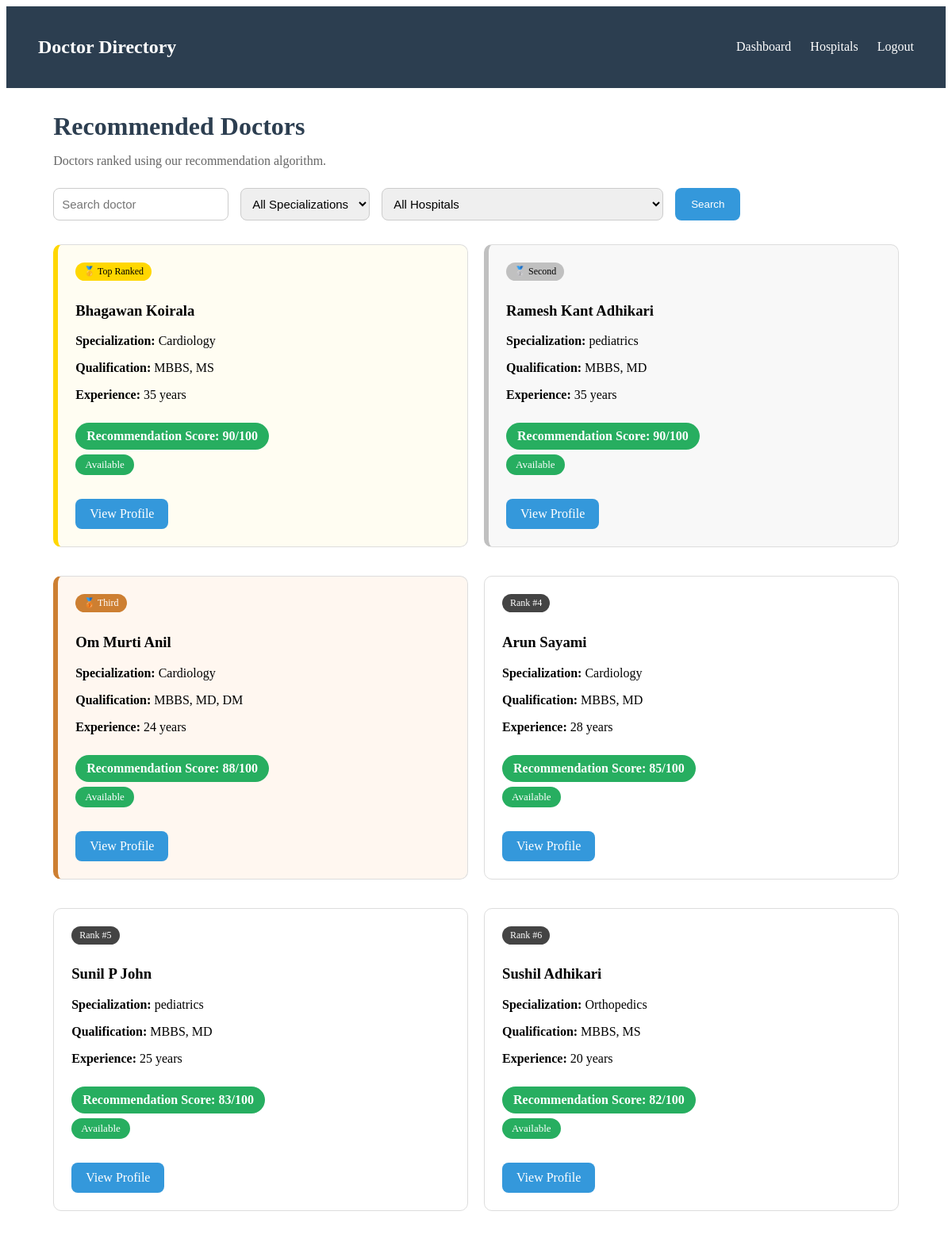
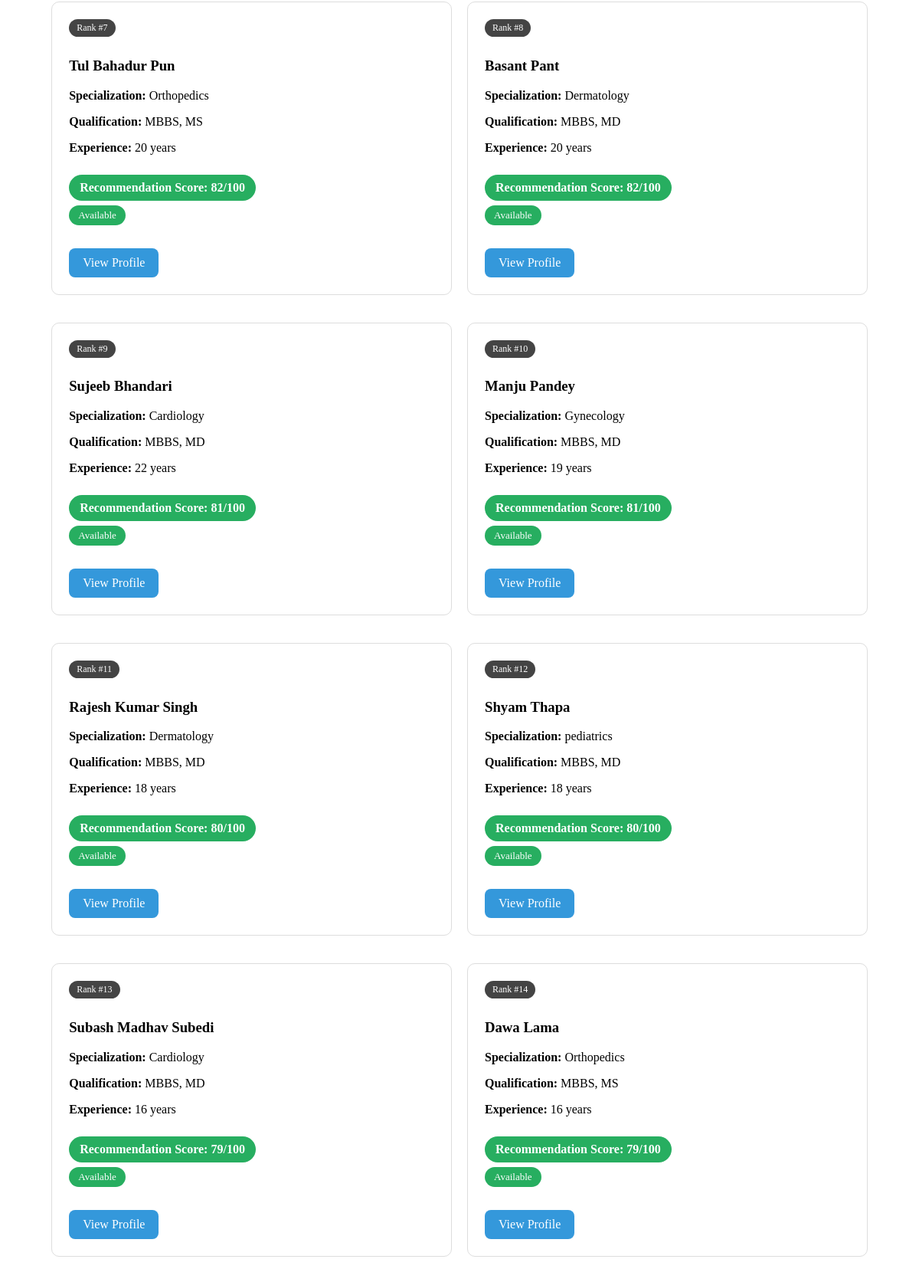
The app's page /doctors/ (upper part) with its own data (2 pictures, top to bottom).
### doctors/models.py (models this page shows, shortened)
class Doctor(models.Model):
    doctor_id = models.AutoField(primary_key=True)
    user = models.OneToOneField(User, on_delete=models.CASCADE, null=True, blank=True)
    name = models.CharField(max_length=100)
    qualification = models.CharField(max_length=100)
    specialization = models.CharField(max_length=100)
    experience_years = models.PositiveIntegerField(default=0)
    hospital = models.ForeignKey('hospitals.Hospital', on_delete=models.CASCADE, null=True, blank=True)
    department = models.ForeignKey('hospitals.Department', on_delete=models.CASCADE, null=True, blank=True)
    email = models.EmailField(unique=True)
    fees = models.DecimalField(max_digits=8, decimal_places=2)
    phone = models.CharField(max_length=13)
    a_status = models.BooleanField(default=True)

### doctors/views.py (the view)
# urls.py: path('', views.doctor_list, name='doctor_list'),
def doctor_list(request):
    mode = request.GET.get("mode", "browse")
    hospital_id = request.GET.get("hospital")
    department_id = request.GET.get("department")
    available = request.GET.get("available")
    search = request.GET.get("search")
    specialization = request.GET.get("specialization")
    doctors = Doctor.objects.all()
    if search:
        doctors = doctors.filter(name__icontains=search)
    if specialization:
        doctors = doctors.filter(specialization=specialization)
    if hospital_id:
        doctors = doctors.filter(hospital_id=hospital_id)
    if department_id:
        doctors = doctors.filter(department_id=department_id)
    ranked = []
    for doctor in doctors:
        score, breakdown = calculate_score_with_breakdown(doctor)
        ranked.append({
            "doctor": doctor,
            "score": score,
            "breakdown": breakdown
        })
    ranked.sort(key=lambda x: x["score"], reverse=True)
    for i, item in enumerate(ranked, start=1):
        item["rank"] = i
    specializations = (
    Doctor.objects
    .values_list("specialization", flat=True)
    .distinct()
)
    hospitals = Hospital.objects.all()
    return render(request, "doctors/doctors.html", {
        "ranked_doctors": ranked,
        "mode": mode,
        "specializations": specializations,
        "hospitals": hospitals,
    })

### doctors/context_processors.py (called while the page is built)
def doctor_context(request):
    if request.user.is_authenticated:
        try:
            doctor = Doctor.objects.get(user=request.user)
            return {"doctor": doctor}
        except Doctor.DoesNotExist:
            pass
    return {}

### doctors/templates/doctors/doctors.html (shortened to what this page needs)
<!DOCTYPE html>
<html>
<head>
</head>
<body>
    <div class="navbar">
    <h2>Doctor Directory</h2>
    <div>
        <a href="{% url 'patient_dashboard' %}">Dashboard</a>
        <a href="{% url 'hospital_list' %}">Hospitals</a>
        <a href="{% url 'logout' %}">Logout</a>
    </div>
</div>
<div class="container">
    {% if mode == "book" %}
       <h1>Book an Appointment</h1>
<p class="subtitle">
    Choose a doctor from the ranked recommendations below.
</p>
    {% elif mode == "find" %}
<h1>Find Doctors</h1>
<p class="subtitle">
Browse doctors and view their profiles.
</p>
{% else %}
<h1>Recommended Doctors</h1>
<p class="subtitle">
Doctors ranked using our recommendation algorithm.
</p>
{% endif %}
   <form method="GET">
<div class="search-box">
    <input
        type="text"
        name="search"
        placeholder="Search doctor"
        value="{{ request.GET.search }}"
    >
    <select name="specialization">
    <option value="">All Specializations</option>
</select>
   <select name="hospital">
    <option value="">All Hospitals</option>
</select>
    <button type="submit">
        Search
    </button>
</div>
</form>
    <div class="doctor-grid">
     {% for item in ranked_doctors %}
    <div class="doctor-card
        {% if item.rank == 1 %}rank-1{% elif item.rank == 2 %}rank-2{% elif item.rank == 3 %}rank-3{% endif %}
    ">
        {% if item.rank == 1 %}
            <span class="badge gold">🥇 Top Ranked</span>
        {% elif item.rank == 2 %}
            <span class="badge silver">🥈 Second</span>
        {% elif item.rank == 3 %}
            <span class="badge bronze">🥉 Third</span>
        {% else %}
            <span class="badge normal">Rank #{{ item.rank }}</span>
        {% endif %}
        <h3>{{ item.doctor.name }}</h3>
        <p><b>Specialization:</b> {{ item.doctor.specialization }}</p>
        <p><b>Qualification:</b> {{ item.doctor.qualification }}</p>
        <p><b>Experience:</b> {{ item.doctor.experience_years }} years</p>
        <p style="
            display:inline-block;
            background:#27ae60;
            color:white;
            padding:8px 14px;
            border-radius:20px;
            font-weight:bold;
            margin:10px 0 6px 0;
        ">
             Recommendation Score: {{ item.score }}/100
        </p>
        <br>
        {% if item.doctor.a_status %}
        <span style="
            display:inline-block;
            background:#27ae60;
            color:white;
            padding:5px 12px;
            border-radius:20px;
            font-size:13px;
        ">
            Available
        </span>
        {% endif %}
<div class="button-group">
{% if mode == "book" %}
    {% if item.doctor.a_status %}
        <a
            href="{% url 'book_appointment' item.doctor.doctor_id %}"
            class="btn"
            id="book-doctor-{{ item.doctor.doctor_id }}">
            Book Appointment
        </a>
    {% else %}
        <button class="btn secondary" disabled>
            Unavailable
        </button>
    {% endif %}
    <a href="{% url 'doctor_detail' item.doctor.doctor_id %}" class="btn secondary">
        View Profile
    </a>
{% else %}
    <a href="{% url 'doctor_detail' item.doctor.doctor_id %}" class="btn">
        View Profile
    </a>
{% endif %}
</div>
    </div>
{% empty %}
    <p>No doctors found.</p>
{% endfor %}
</div>
</div>
</body>
</html>

### doctors/templates/doctors/doctors.html (style rules this page uses)
.doctor-card { border: 1px solid #ddd; padding: 22px; margin-bottom: 16px; border-radius: 10px; background: #fff; }
.doctor-card { transition:.25s ease; }
h1 { color:#2c3e50; margin-bottom:8px; }
.subtitle { color:#666; margin-bottom:25px; }
.rank-1 { border-left: 6px solid gold; background: #fffdf2; }
.rank-2 { border-left: 6px solid silver; background: #f8f8f8; }
.rank-3 { border-left: 6px solid #cd7f32; background: #fff7f0; }
.badge { display: inline-block; padding: 4px 10px; border-radius: 12px; font-size: 12px; color: white; margin-bottom: 8px; }
.gold { background: gold; color: black; }
.silver { background: silver; color: black; }
.bronze { background: #cd7f32; }
.normal { background: #444; }
.doctor-grid { display:grid; grid-template-columns:repeat(auto-fit,minmax(350px,1fr)); gap:20px; }
.navbar { background:#2c3e50; color:white; padding:18px 40px; display:flex; justify-content:space-between; align-items:center; }
.navbar a { color:white; text-decoration:none; margin-left:20px; }
.container { width:90%; margin:30px auto; }
.search-box { display:flex; gap:15px; flex-wrap:wrap; margin-bottom:30px; }
.search-box input, .search-box select { padding:10px; border:1px solid #ccc; border-radius:8px; font-size:15px; }
.search-box button { background:#3498db; color:white; border:none; padding:10px 20px; border-radius:8px; cursor:pointer; }
.btn { display:inline-block; margin-top:15px; background:#3498db; color:white; padding:10px 18px; border-radius:8px; text-decoration:none; }
.button-group { display:flex; gap:10px; margin-top:15px; }

### records on screen
Doctor: shows "🥇 Top Ranked", doctor.name "Bhagawan Koirala", doctor.specialization "Cardiology", doctor.qualification "MBBS, MS", doctor.experience_years "35", score "90", a_status "Available"
Doctor: shows "🥈 Second", doctor.name "Ramesh Kant Adhikari", doctor.specialization "pediatrics", doctor.qualification "MBBS, MD", doctor.experience_years "35", score "90", a_status "Available"
Doctor: shows "🥉 Third", doctor.name "Om Murti Anil", doctor.specialization "Cardiology", doctor.qualification "MBBS, MD, DM", doctor.experience_years "24", score "88", a_status "Available"
Doctor: rank "4", doctor.name "Arun Sayami", doctor.specialization "Cardiology", doctor.qualification "MBBS, MD", doctor.experience_years "28", score "85", a_status "Available"
Doctor: rank "5", doctor.name "Sunil P John", doctor.specialization "pediatrics", doctor.qualification "MBBS, MD", doctor.experience_years "25", score "83", a_status "Available"
Doctor: rank "6", doctor.name "Sushil Adhikari", doctor.specialization "Orthopedics", doctor.qualification "MBBS, MS", doctor.experience_years "20", score "82", a_status "Available"
Doctor: rank "7", doctor.name "Tul Bahadur Pun", doctor.specialization "Orthopedics", doctor.qualification "MBBS, MS", doctor.experience_years "20", score "82", a_status "Available"
Doctor: rank "8", doctor.name "Basant Pant", doctor.specialization "Dermatology", doctor.qualification "MBBS, MD", doctor.experience_years "20", score "82", a_status "Available"
Doctor: rank "9", doctor.name "Sujeeb Bhandari", doctor.specialization "Cardiology", doctor.qualification "MBBS, MD", doctor.experience_years "22", score "81", a_status "Available"
Doctor: rank "10", doctor.name "Manju Pandey", doctor.specialization "Gynecology", doctor.qualification "MBBS, MD", doctor.experience_years "19", score "81", a_status "Available"
Doctor: rank "11", doctor.name "Rajesh Kumar Singh", doctor.specialization "Dermatology", doctor.qualification "MBBS, MD", doctor.experience_years "18", score "80", a_status "Available"
Doctor: rank "12", doctor.name "Shyam Thapa", doctor.specialization "pediatrics", doctor.qualification "MBBS, MD", doctor.experience_years "18", score "80", a_status "Available"
Doctor: rank "13", doctor.name "Subash Madhav Subedi", doctor.specialization "Cardiology", doctor.qualification "MBBS, MD", doctor.experience_years "16", score "79", a_status "Available"
Doctor: rank "14", doctor.name "Dawa Lama", doctor.specialization "Orthopedics", doctor.qualification "MBBS, MS", doctor.experience_years "16", score "79", a_status "Available"
